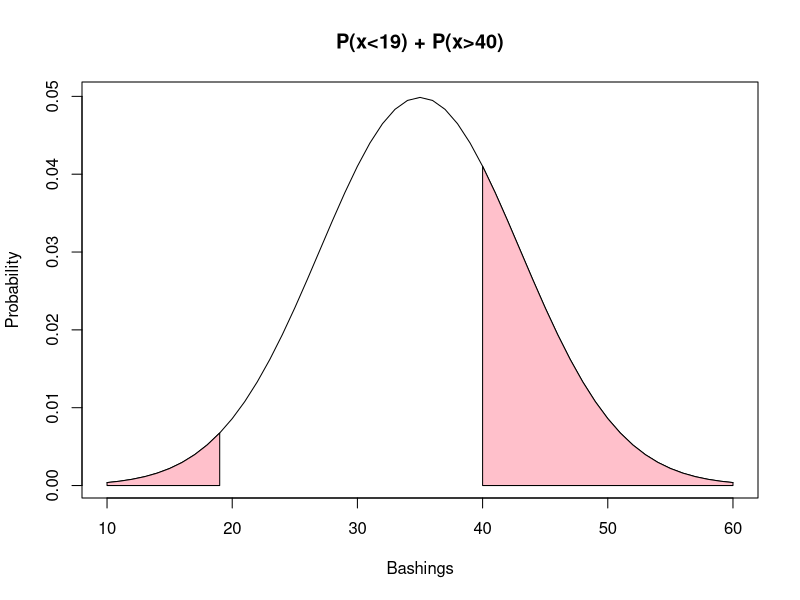
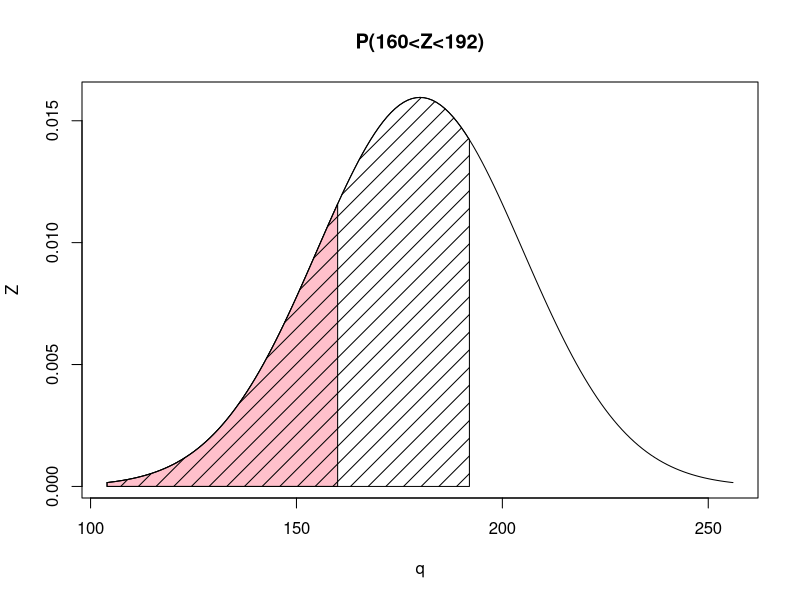
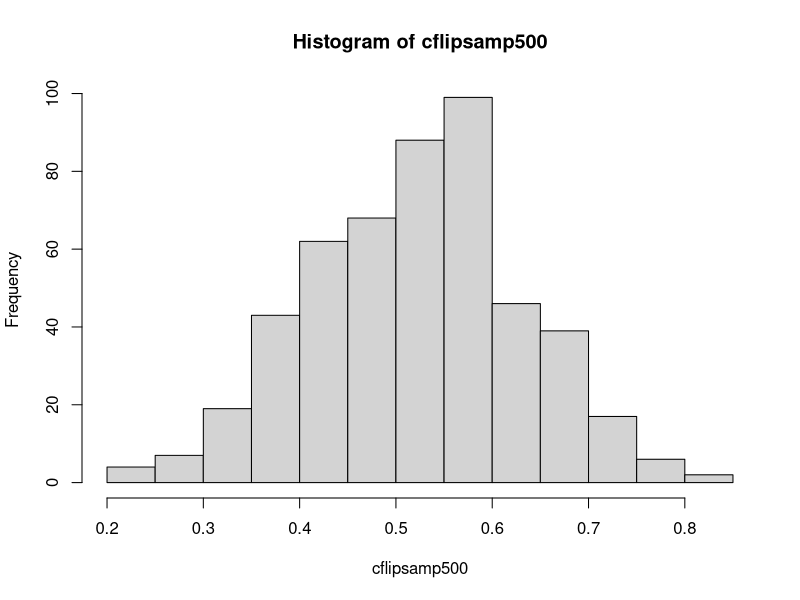
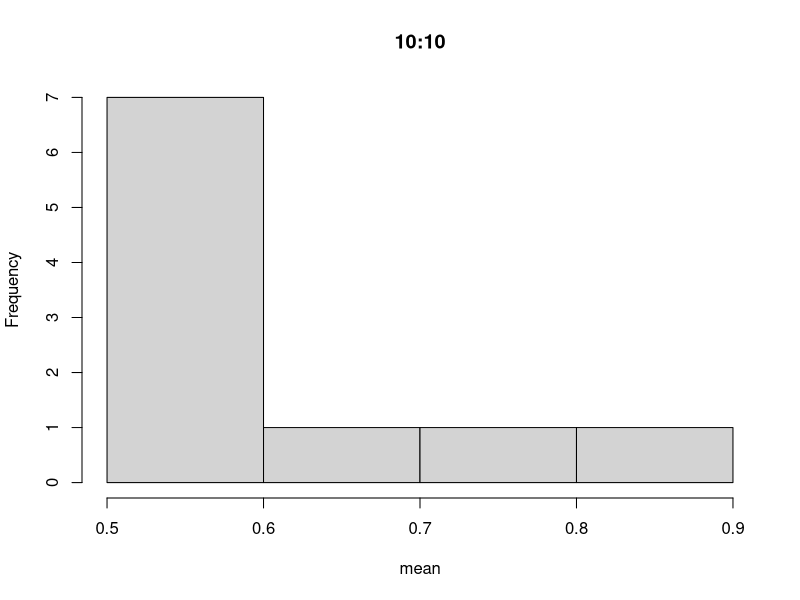
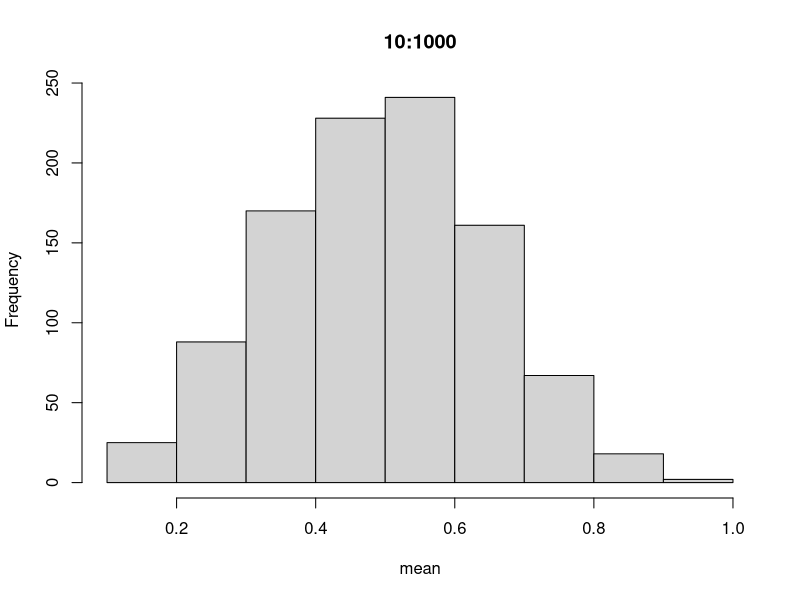
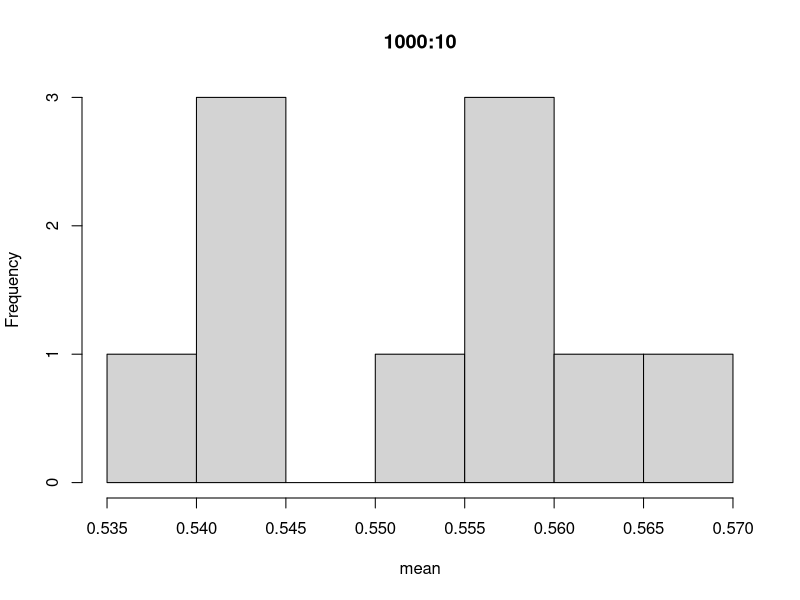
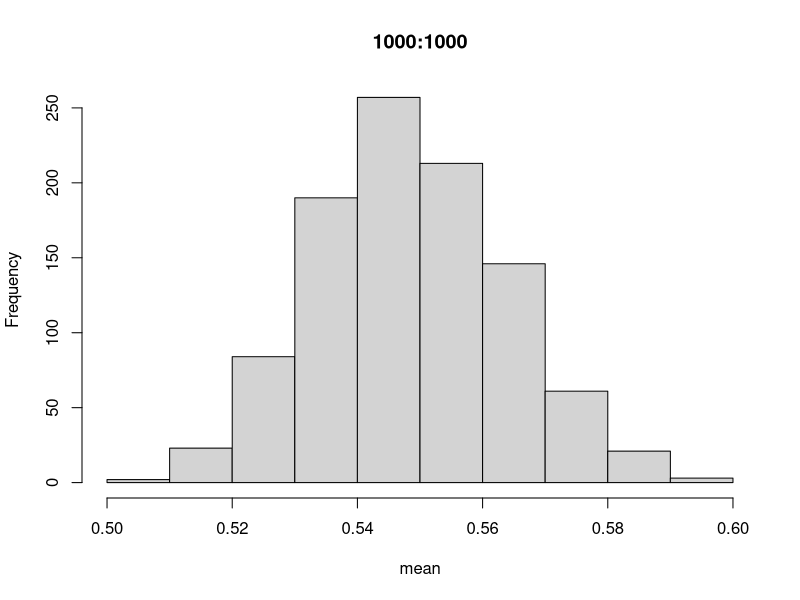

These charts were generated, in order, by the following R code:
## ---- chunk 1
x<-(10:60); y<-dnorm(x,35,8)
plot(x,y,type="l", main="P(x<19) + P(x>40)", xlab="Bashings", ylab="Probability")
i<-x<=19; k<-x>=40
polygon(c(10,x[i],19), c(0,y[i],0), col="pink")
polygon(c(40,x[k],60), c(0,y[k],0), col="pink")
## ---- chunk 2
less.than.19 <- pnorm(q=19,mean=35,sd=8,lower.tail=TRUE); less.than.19
more.than.40 <- pnorm(q=40,mean=35,sd=8,lower.tail=FALSE); more.than.40
total.prob <- less.than.19 + more.than.40; total.prob
## ---- chunk 3
eventA <- 0.37+0.20+0.13+0.03; eventA
## ---- chunk 4
eventB <- 0.06 + 0.21 + 0.37; eventB
## ---- chunk 5
1 - eventA
## ---- chunk 6
0.35*0.2
## ---- chunk 7
0.08*84
## ---- chunk 8
pnorm(210,mean=180,sd=25,lower.tail = FALSE)
## ---- chunk 9
pnorm(182,mean=180,sd=25,lower.tail = TRUE)
## ---- chunk 10
q<-(104:256); Z<-dnorm(q,180,25)
plot(q,Z,type="l", main="P(160<Z<192)")
r<-q<=160; s<-q<=192
polygon(c(104,q[r],160), c(0,Z[r],0), col="pink")
polygon(c(104,q[s],192), c(0,Z[s],0), density = 8)
## ---- chunk 11
pnorm(192,mean = 180,sd = 25,lower.tail = TRUE)-pnorm(160,mean = 180,sd = 25,lower.tail = TRUE)
## ---- chunk 12
cflip=rbinom(20,1,.55)
## ---- chunk 13
cflipsamp=sample(cflip,20,replace=T)
## ---- chunk 14
cflipsamp500 <- replicate(500, mean(sample(cflip,20,replace=TRUE)))
## ---- chunk 15
hist(cflipsamp500)
## ---- chunk 16
hist(replicate(10,mean(sample(cflip,10,replace=T))),main='10:10', xlab="mean")
## ---- chunk 17
hist(replicate(1000,mean(sample(cflip,10,replace=T))),main='10:1000', xlab="mean")
## ---- chunk 18
hist(replicate(10,mean(sample(cflip,1000,replace=T))),main='1000:10', xlab="mean")
## ---- chunk 19
hist(replicate(1000,mean(sample(cflip,1000,replace=T))),main='1000:1000', xlab="mean")
